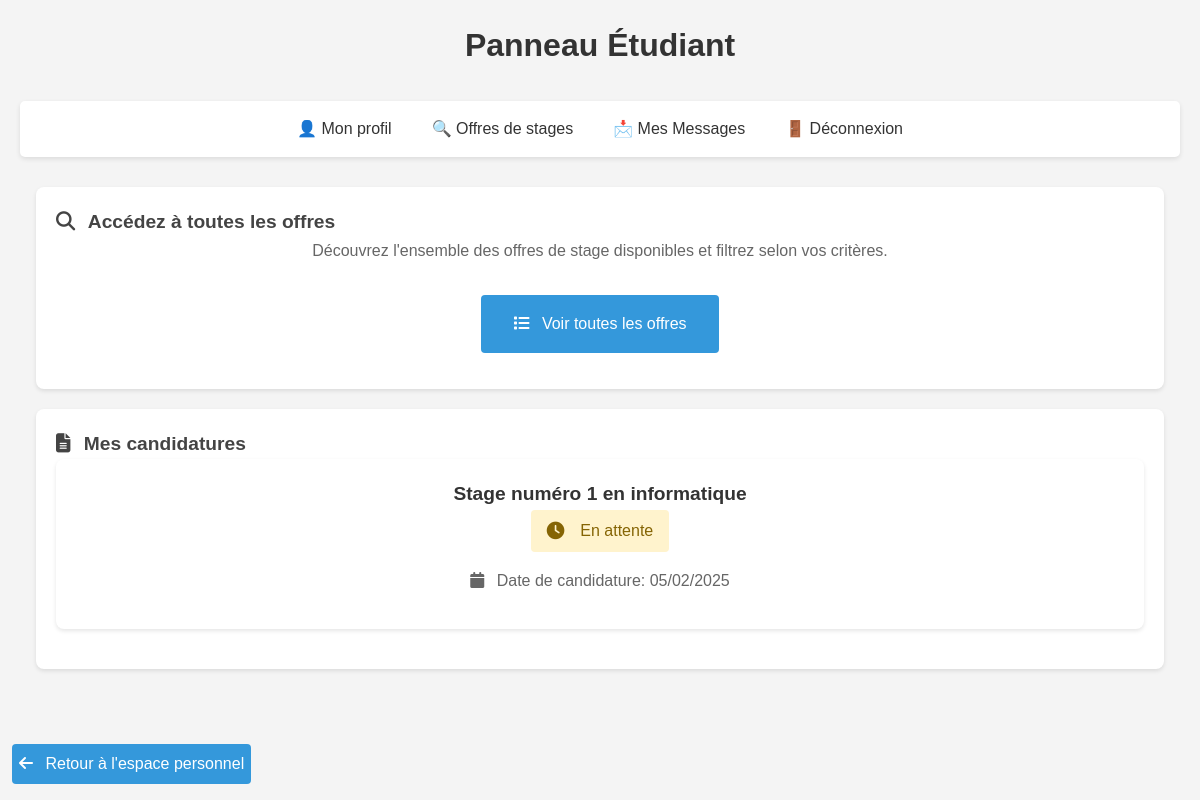
The page /app/views/panels/student_panel.php (signed in) on the database its author committed.
### tables this page shows
CREATE TABLE `candidatures` (
  `id` int(11) NOT NULL,
  `etudiant_id` int(11) NOT NULL,
  `offre_id` int(11) NOT NULL,
  `statut` enum('en_attente','acceptee','refusee') DEFAULT 'en_attente',
  `date_candidature` datetime DEFAULT CURRENT_TIMESTAMP,
  `lettre_motivation` varchar(255) NOT NULL,
  `date_modification` datetime DEFAULT CURRENT_TIMESTAMP ON UPDATE CURRENT_TIMESTAMP,
  `date_lecture` datetime DEFAULT NULL
);

CREATE TABLE `offres_stages` (
  `id` int(11) NOT NULL,
  `entreprise_id` int(11) DEFAULT NULL,
  `titre` varchar(100) NOT NULL,
  `description` text,
  `date_debut` date DEFAULT NULL,
  `date_fin` date DEFAULT NULL,
  `lieu` varchar(255) DEFAULT NULL,
  `mode_stage` varchar(20) DEFAULT NULL,
  `logo` varchar(255) DEFAULT NULL,
  `email_contact` varchar(255) NOT NULL DEFAULT '',
  `lien_candidature` varchar(255) DEFAULT NULL,
  `domaine` varchar(100) DEFAULT NULL,
  `pays` varchar(100) DEFAULT 'France',
  `ville` varchar(100) DEFAULT NULL,
  `code_postal` varchar(10) DEFAULT NULL,
  `region` varchar(100) DEFAULT NULL,
  `departement` varchar(100) DEFAULT NULL,
  `date_publication` timestamp NOT NULL DEFAULT CURRENT_TIMESTAMP,
  `type_offre` enum('stage','alternance') DEFAULT 'stage',
  `niveau_etude` varchar(100) DEFAULT NULL,
  `type_contrat` enum('apprentissage','professionnalisation') DEFAULT NULL,
  `rythme_alternance` varchar(100) DEFAULT NULL,
  `formation_visee` varchar(255) DEFAULT NULL,
  `ecole_partenaire` varchar(255) DEFAULT NULL,
  `type_remuneration` varchar(20) DEFAULT NULL COMMENT 'Pour les alternances: smic27, smic43, etc.',
  `pourvu` tinyint(1) DEFAULT '0',
  `remuneration` varchar(50) DEFAULT NULL
);

### app/helpers/functions.php (called while the page is built, shortened)
<?php
function get_applications($pdo, $etudiant_id) {
    try {
        $stmt = $pdo->prepare("SELECT c.*, o.titre FROM candidatures c JOIN offres_stages o ON c.offre_id = o.id WHERE c.etudiant_id = ?");
        $stmt->execute([$etudiant_id]);
        return $stmt->fetchAll();
    } catch (Exception $e) {
        error_log($e->getMessage());
        return false;
    }
}
?>

### app/views/panels/student_panel.php (the view, shortened to what this page needs)
<?php
require_once $_SERVER['DOCUMENT_ROOT'] . '/Gestion_Stage/app/config/database.php';
require_once $_SERVER['DOCUMENT_ROOT'] . '/Gestion_Stage/app/helpers/functions.php';
function formatStatus($status) {
    switch ($status) {
        case 'en_attente':
            return '<span class="status status-pending"><i class="fas fa-clock"></i> En attente</span>';
    }
}
$applications = get_applications($pdo, $_SESSION['user_id']);
?>
<!DOCTYPE html>
<html lang="fr">
<head>
    <link rel="stylesheet" href="https://cdnjs.cloudflare.com/ajax/libs/font-awesome/6.1.1/css/all.min.css">
    <link rel="stylesheet" href="/Gestion_Stage/public/assets/css/style.css">
    <link rel="stylesheet" href="/Gestion_Stage/public/assets/css/style_student_panel.css">
</head>
<body>
    <header>
        <div class="container">
            <h1>Panneau Étudiant</h1>
        </div>
    </header>
    <nav>
        <ul>
            <li><a href="/Gestion_Stage/app/views/profile.php">👤 Mon profil</a></li>
            <?php if ($_SESSION['role'] == 'etudiant'): ?>
                <li><a href="/Gestion_Stage/app/views/panels/student_panel.php">🔍 Offres de stages</a></li>
                <li><a href="/Gestion_Stage/app/message/inbox.php">📩 Mes Messages</a></li>
            <?php elseif ($_SESSION['role'] == 'entreprise'): ?>
                <li><a href="/Gestion_Stage/app/views/internships/post_internship.php">➕ Publier une offre</a></li>
                <li><a href="/Gestion_Stage/app/views/panels/company_panel.php">📋 Gérer candidatures</a></li>
            <?php elseif ($_SESSION['role'] == 'admin'): ?>
                <li><a href="/Gestion_Stage/app/views/panels/admin_panel.php">🛠️ Panel Admin</a></li>
            <?php endif; ?>
            <li><a href="/Gestion_Stage/app/views/auth/logout.php">🚪 Déconnexion</a></li>
        </ul>
    </nav>
    <main class="container">
        <div class="card">
            <div class="card-header">
                <h2><i class="fas fa-search"></i> Accédez à toutes les offres</h2>
            </div>
            <div class="card-body text-center">
                <p>Découvrez l'ensemble des offres de stage disponibles et filtrez selon vos critères.</p>
                <a href="/Gestion_Stage/app/views/internships/all_internships.php" class="btn-large">
                    <i class="fas fa-list"></i> Voir toutes les offres
                </a>
            </div>
        </div>
        <div class="card">
            <div class="card-header">
                <h2><i class="fas fa-file-alt"></i> Mes candidatures</h2>
            </div>
            <div class="card-body text-center applications">
                <?php if (empty($applications)): ?>
                    <p>Vous n'avez pas encore postulé à des offres de stage.</p>
                <?php else: ?>
                    <?php foreach ($applications as $application): ?>
                        <div class="card">
                            <div class="card-header">
                                <h3><?php echo htmlspecialchars($application['titre']); ?></h3>
                            </div>
                            <div class="card-body">
                                <p><?php echo formatStatus($application['statut']); ?></p>
                                <p><i class="fas fa-calendar"></i> Date de candidature: <?php echo date('d/m/Y', strtotime($application['date_candidature'])); ?></p>
                            </div>
                        </div>
                    <?php endforeach; ?>
                <?php endif; ?>
            </div>
        </div>
    </main>
    <p><a class="index-button" href="/Gestion_Stage/app/views/home.php"><i class="fas fa-arrow-left"></i> Retour à l'espace personnel</a></p>
</body>
</html>

### public/assets/css/style.css (style rules this page uses)
:root { --primary-color: #2c3e50; --secondary-color: #3498db; --accent-color: #e74c3c; --secondary-color-hover: #4ea8e4; --accent-color-hover: #f26858; --text-color: #333; --light-gray: #f5f6fa; --border-radius: 8px; }
* { margin: 0; padding: 0; box-sizing: border-box; }
body { font-family: Arial, sans-serif; line-height: 1.6; background-color: #f4f4f4; padding: 20px; }
.container { max-width: 1200px; margin: 0 auto; padding: 0 15px; }
h1 { text-align: center; color: #333; margin-bottom: 30px; font-size: 2rem; }
h2 { color: #444; margin-bottom: 20px; }
nav { text-align: center; background: #fff; padding: 15px; border-radius: 5px; margin-bottom: 30px; box-shadow: 0 2px 5px rgba(0,0,0,0.1); }
nav ul { list-style: none; display: flex; justify-content: center; gap: 20px; }
nav a { color: #333; text-decoration: none; padding: 5px 10px; border-radius: 3px; transition: background-color 0.2s ease; }
.card { background: white; border-radius: 5px; padding: 20px; margin-bottom: 20px; box-shadow: 0 2px 5px rgba(0,0,0,0.1); }
.card h3 { color: #333; margin-bottom: 10px; }
.card p { color: #666; margin-bottom: 10px; }
a { color: #3498db; text-decoration: none; }
.index-button { position: fixed; bottom: 2%; left: 1%; background: var(--secondary-color); color: white; transition: background-color 0.2s ease; padding: 7px; border-radius: 4px; }

### public/assets/css/style_student_panel.css (style rules this page uses)
.status { display: inline-flex; align-items: center; gap: 0.5rem; padding: 0.5rem 1rem; border-radius: 4px; font-weight: 500; }
.status-pending { background-color: #fff3cd; color: #856404; }
.status i { font-size: 1.1rem; }
.card { background: white; border-radius: 8px; box-shadow: 0 2px 4px rgba(0,0,0,0.1); overflow: hidden; }
.card-header { color: white; }
.card-header h2, .card-header h3 { margin: 0; font-size: 1.2rem; }
.text-center { text-align: center; }
.btn-large { display: inline-block; background: var(--secondary-color); color: white; padding: 1rem 2rem; border-radius: 4px; text-decoration: none; margin: 1rem 0; transition: background-color 0.3s ease; min-width: 200px; }
.btn-large i { margin-right: 0.5rem; }
.container { max-width: 1200px; margin: 0 auto; padding: 0 1rem; }
.card-body p { margin-bottom: 1rem; }
.fas { margin-right: 0.5rem; }
.applications .card { background-color: #ffffff; transition: background-color 0.3s ease; }

### rows shown on the page
candidatures: offre.titre "Stage numéro 1 en informatique", statut "en_attente" (drawn), date_candidature "05/02/2025"
